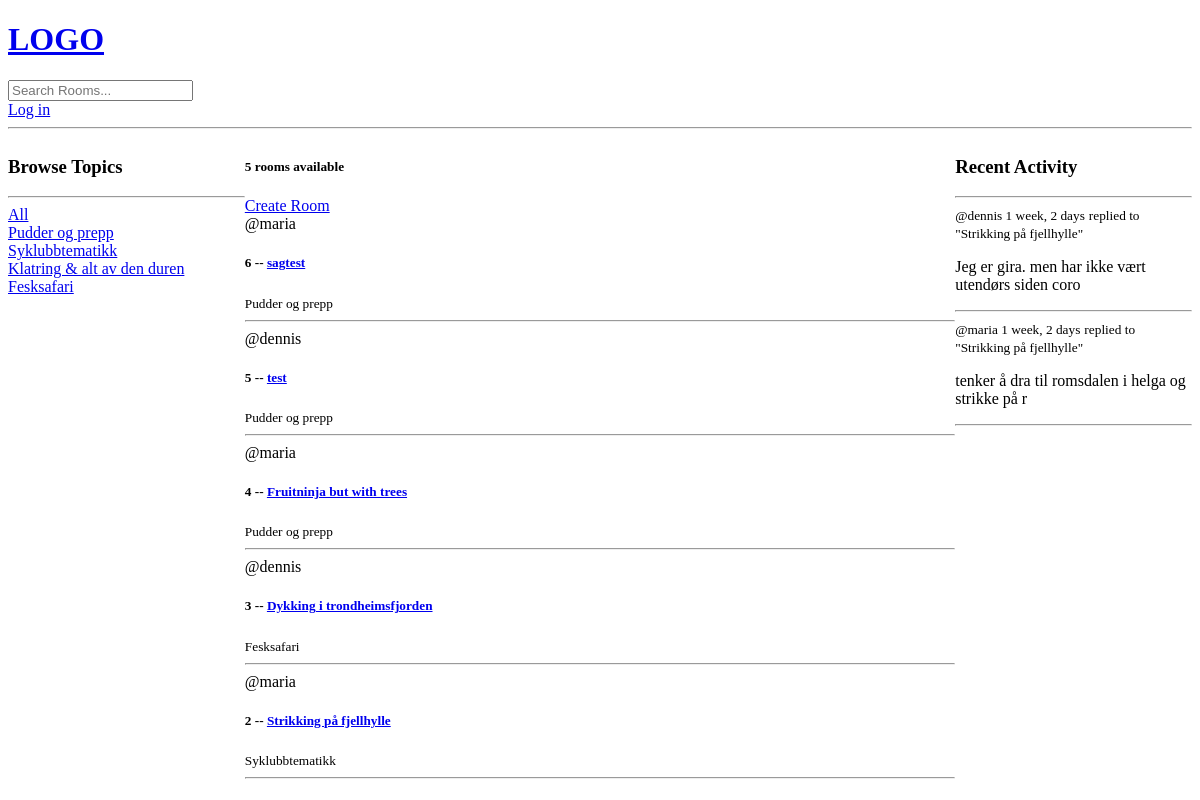
/, run on an earlier commit of the app's database.
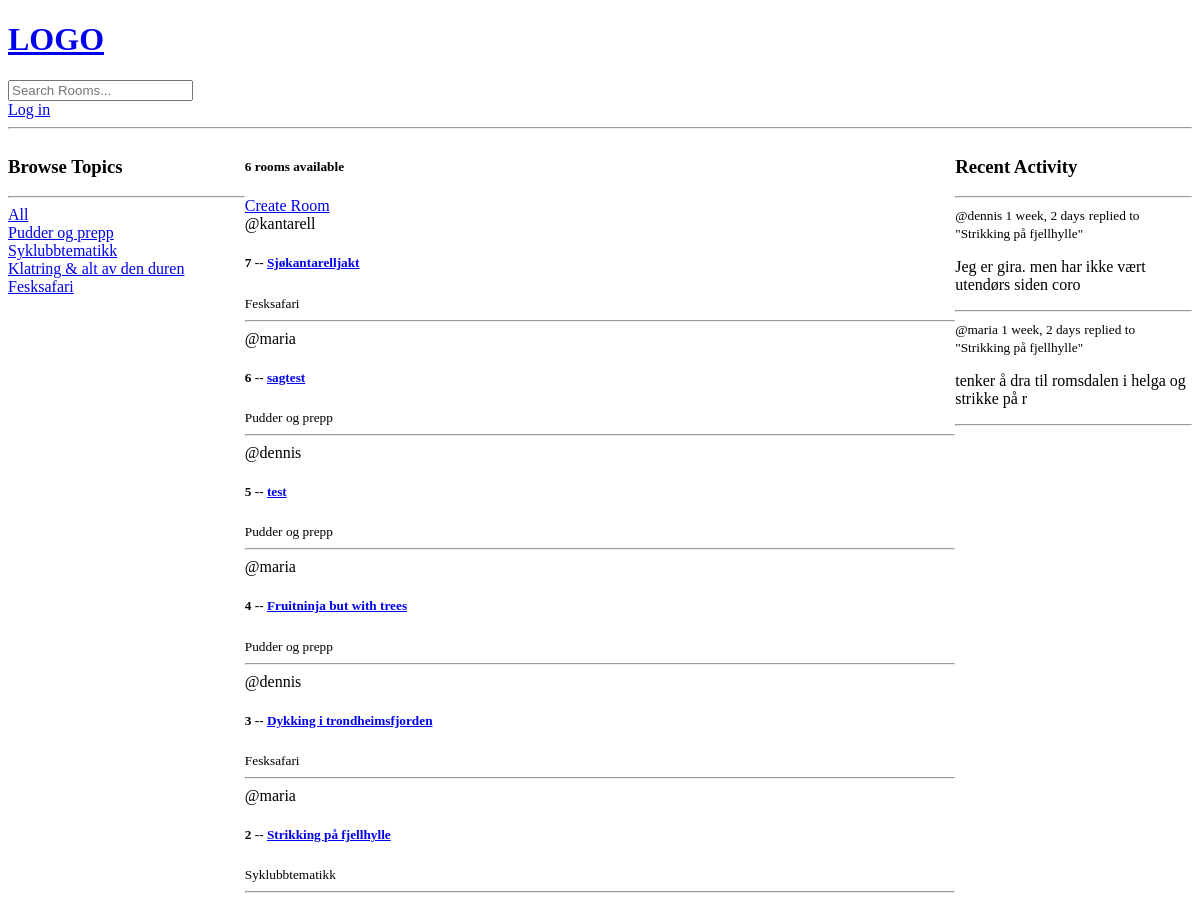
And on a later commit of the database.
### base/models.py (models this page shows, shortened)
class Topic(models.Model):
    name = models.CharField(max_length=200)

class Room(models.Model):
    host = models.ForeignKey(User, on_delete=models.SET_NULL, null=True)
    topic = models.ForeignKey(Topic, on_delete=models.SET_NULL, null=True) #ForeignKey establishes a parent-child relationship with Topic. Need to allow null=True in the db bc of SET_NULL
    name = models.CharField(max_length=200)
    description = models.TextField(null=True, blank=True) # null=True doesn't actually do much as explained here: https://stackoverflow.com/questions/8609192/what-is-the-difference-between-null-true-and-blank-true-in-django
    participants = models.ManyToManyField(User, related_name='participants', blank=True) #more about related_name on Notion/Stackoverflow. Blank=true means you can submit a form without filling everying out
    updated = models.DateTimeField(auto_now=True) #auto_now takes a snapshot everytime the instance is saved _ Eg. when the room was last updated
    created = models.DateTimeField(auto_now_add=True) #only takes a timestamp when the instance is created - Eg. when the room was created
    class Meta:
        ordering = ['-updated', '-created'] #the dash means descending order, eg. newest updated / created will be first
    def __str__(self):
        return self.name #has to be a string!! so if unsire, wrap the retunred val in a str()

class Message(models.Model):
    user = models.ForeignKey(User, on_delete=models.CASCADE) #the user that is posting the message. User class is imported (django.contrib.auth.models)
    room = models.ForeignKey(Room, on_delete=models.CASCADE) #ForeignKey establishes a parent-child relationship with Room, and CASCADE means that when a Room object is deleted, all its children are deleted as well
    body = models.TextField() #leave empty to force users to write message
    updated = models.DateTimeField(auto_now=True) #auto_now takes a snapshot everytime the instance is saved _ Eg. when the room was last updated
    created = models.DateTimeField(auto_now_add=True) #only takes a timestamp when the instance is created - Eg. when the room was created
    class Meta:
        ordering = ['-updated', '-created'] #the dash means descending order, eg. newest updated / created will be first
    def __str__(self):
        return self.body[0:50] #gives you a preview of the first 50 characters

### base/views.py (the view)
# urls.py: path('', views.home, name = "home"), #three parameters: home page path, home view from the views file, and an optional name to call this view/url (handy bc you can reference the url by its name in oth
def home(request):
    q = request.GET.get('q') if request.GET.get('q') != None else '' #q for query hehe. q returs whatever is passed into the url. youtube: 2:13:40 for more
    rooms = Room.objects.filter( #filter() w/out parameters works just like all()
        Q(topic__name__icontains=q) | #icontains is for the search functionality, makes it possible to search for partial matches (i makes it case insensitive)
        Q(name__icontains=q) | #topic__name, name, description are all keywords of filter, not of Room model. topic__name is a composite keyword that goes into the parent function
        Q(description__icontains=q)
        )
    topics = Topic.objects.all()
    room_count = rooms.count() #faster than len() method
    room_messages = Message.objects.filter(Q(room__topic__name__icontains=q))
    context = {'rooms': rooms, 'topics': topics, 'room_count': room_count,
                'room_messages': room_messages}
    return render(request, 'base/home.html', context)

### base/templates/base/home.html (shortened to what this page needs)
{% extends 'main.html' %}
{% block content %}
<div class="home-container">
    <div>
        <h3>Browse Topics</h3>
        <hr>
        <div>
            <a href="{% url 'home' %}">All</a>
        </div>
        {% for topic in topics %}
        <div>
            <a href="{% url 'home' %}? q={{topic.name}}" >{{topic.name}}</a>
        </div>
        {% endfor%}
    </div>
    <div>
        <h5>{{room_count}} rooms available</h5>
        <a href="{% url 'create-room' %}">Create Room</a>
        <div>
            {% for room in rooms%}
            <div>
                <span>@{{room.host.username}}</span>
                <h5>{{room.id}} -- <a href="{% url 'room' room.id %}"> {{room.name}}</a></h5>
                <small>{{room.topic.name}}</small>
                <hr>
            </div>
            {% endfor %}
        </div>
    </div>
    <div>
        <h3>Recent Activity</h3>
        <hr>
        {% for message in room_messages %}
        <div>
            <small>@{{message.user}} {{message.created|timesince}}</small>
            <small>replied to "{{message.room}}"</small>
            <p>{{message}}</p>
            <hr>
        </div>
        {% endfor %}
    </div>
</div>
{% endblock %}

What changed in the data, as far as the page shows it:
added Room: host.username "kantarell", id "7", name "Sjøkantarelljakt", topic.name "Fesksafari"
Also different on the page:
{{ room_count }}: "5" → "6"
